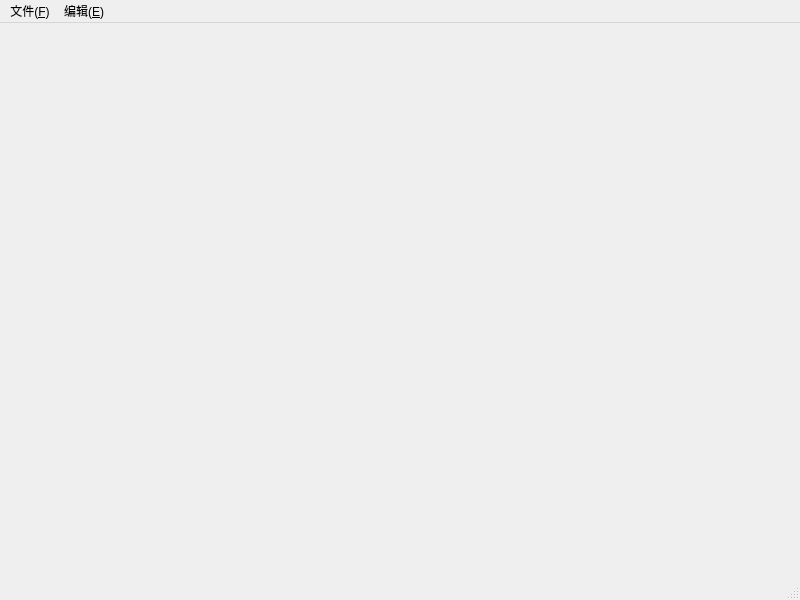
<?xml version="1.0" encoding="UTF-8"?>
<ui version="4.0">
 <class>MainWindow</class>
 <widget class="QMainWindow" name="MainWindow">
  <property name="geometry">
   <rect>
    <x>0</x>
    <y>0</y>
    <width>800</width>
    <height>600</height>
   </rect>
  </property>
  <property name="windowTitle">
   <string>MainWindow</string>
  </property>
  <widget class="QWidget" name="centralwidget"/>
  <widget class="QMenuBar" name="menubar">
   <property name="geometry">
    <rect>
     <x>0</x>
     <y>0</y>
     <width>800</width>
     <height>24</height>
    </rect>
   </property>
   <widget class="QMenu" name="menu_F">
    <property name="font">
     <font>
      <family>Alibaba PuHuiTi 3.0</family>
     </font>
    </property>
    <property name="title">
     <string>文件(&amp;F)</string>
    </property>
    <addaction name="action_N"/>
    <addaction name="action_O"/>
   </widget>
   <widget class="QMenu" name="menu_E">
    <property name="font">
     <font>
      <family>Alibaba PuHuiTi 3.0</family>
     </font>
    </property>
    <property name="title">
     <string>编辑(&amp;E)</string>
    </property>
   </widget>
   <addaction name="menu_F"/>
   <addaction name="menu_E"/>
  </widget>
  <widget class="QStatusBar" name="statusbar"/>
  <action name="action_N">
   <property name="icon">
    <iconset resource="res.qrc">
     <normaloff>:/image/image/PStatus.png</normaloff>:/image/image/PStatus.png</iconset>
   </property>
   <property name="text">
    <string>新建(&amp;N)</string>
   </property>
   <property name="font">
    <font>
     <family>Alibaba PuHuiTi 3.0</family>
    </font>
   </property>
   <property name="shortcut">
    <string>Ctrl+N</string>
   </property>
  </action>
  <action name="action_O">
   <property name="icon">
    <iconset resource="res.qrc">
     <normaloff>:/image/image/setPoint.png</normaloff>:/image/image/setPoint.png</iconset>
   </property>
   <property name="text">
    <string>打开(&amp;O)</string>
   </property>
   <property name="font">
    <font>
     <family>Alibaba PuHuiTi 3.0</family>
    </font>
   </property>
   <property name="shortcut">
    <string>Ctrl+O</string>
   </property>
  </action>
 </widget>
 <resources>
  <include location="res.qrc"/>
 </resources>
 <connections/>
</ui>
